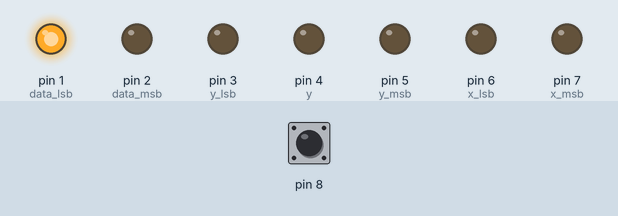
The sketch below on a simulated Arduino Uno, built with avr-gcc and run on an emulated ATmega328P. On the bench: output pins drawn as LEDs (lit = HIGH). The test bench sets the inputs (shaded band); at power-on: pin 8 HIGH. At 22.0 s the program stops and its outputs stay as they are.

Above: at 0.1 s.
At 2.1 s:
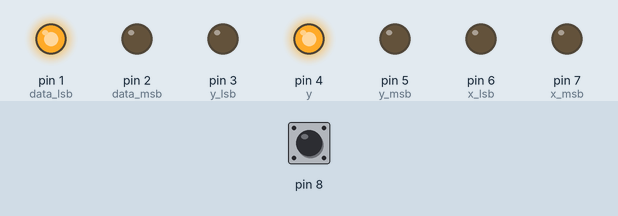
At 5.1 s:
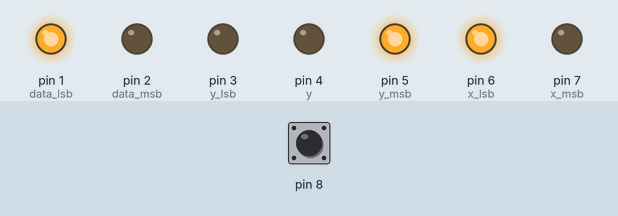
At 10.1 s:
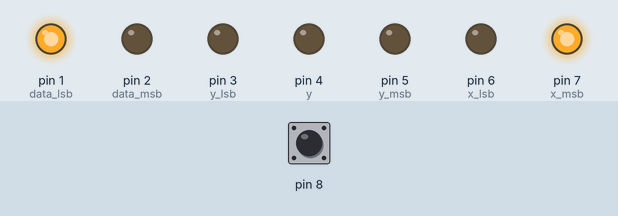
At 15.1 s:
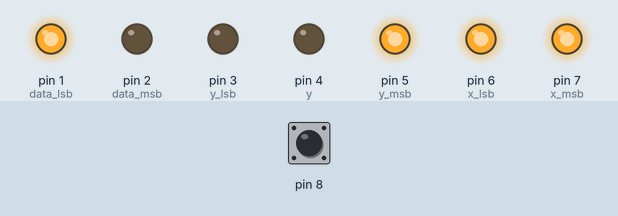
At 21.1 s:
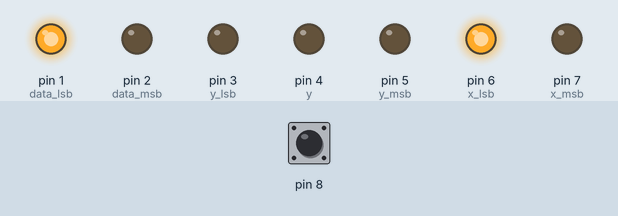
Timing chart, 0 to 23.5 s (numbered marks = the images above):
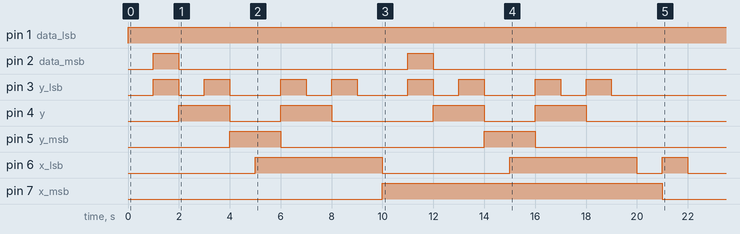

Measured:
- by itself, pin 1 (data_lsb): LOW → HIGH at 0.00 s
- by itself, pin 2 (data_msb): alternates HIGH for 1.0 s and LOW for 9.0 s
- by itself, pin 3 (y_lsb): repeats every 5.0 s: LOW 1.0 s, HIGH 1.0 s, LOW 2.0 s, HIGH 1.0 s
- by itself, pin 4 (y): LOW → HIGH at 2.0 s, → LOW 2.0 s later, → HIGH 2.0 s later, → LOW 2.0 s later, … (8 changes in this stretch)
- by itself, pin 5 (y_msb): alternates HIGH for 2.0 s and LOW for 8.0 s
- by itself, pin 6 (x_lsb): goes HIGH 5.0 s, LOW 5.0 s, HIGH 5.0 s, LOW 1.0 s, HIGH 1.0 s, then LOW
- by itself, pin 7 (x_msb): LOW → HIGH at 10.0 s, → LOW 11.0 s later

The sketch:

simulation_robotmove.ino
```cpp
void setup() {
  // put your setup code here, to run once:
  pinMode(1, OUTPUT); // data lsb
  pinMode(2, OUTPUT); // data msb
  pinMode(3, OUTPUT); // y lsb
  pinMode(4, OUTPUT); // y
  pinMode(5, OUTPUT); // y msb
  pinMode(6, OUTPUT); // x lsb
  pinMode(7, OUTPUT); // x msb
  pinMode(8, INPUT);
}

void loop() {

  while(!digitalRead(8));

  digitalWrite(7, LOW);//x msb
  digitalWrite(6, LOW);//x lsb
  digitalWrite(5, LOW);//y msb
  digitalWrite(4, LOW);//y
  digitalWrite(3, LOW);//y lsb
  digitalWrite(2, LOW);//d
  digitalWrite(1, HIGH);//d   -> visited
  // 0,0
  delay(1000);

  digitalWrite(7, LOW);//x msb
  digitalWrite(6, LOW);//x lsb
  digitalWrite(5, LOW);//y msb
  digitalWrite(4, LOW);//y
  digitalWrite(3, HIGH);//y lsb
  digitalWrite(2, HIGH);//d
  digitalWrite(1, HIGH);//d   -> treasure
  //0,1
  delay(1000);

  digitalWrite(7, LOW);//x msb
  digitalWrite(6, LOW);//x lsb
  digitalWrite(5, LOW);//y msb
  digitalWrite(4, HIGH);//y
  digitalWrite(3, LOW);//y lsb
  digitalWrite(2, LOW);//d
  digitalWrite(1, HIGH);//d   -> visited
  //0,2
  delay(1000);

  digitalWrite(7, LOW);//x msb
  digitalWrite(6, LOW);//x lsb
  digitalWrite(5, LOW);//y msb
  digitalWrite(4, HIGH);//y
  digitalWrite(3, HIGH);//y lsb
  digitalWrite(2, LOW);//d
  digitalWrite(1, HIGH);//d   -> visited
  //0,3
  delay(1000);

  digitalWrite(7, LOW);//x msb
  digitalWrite(6, LOW);//x lsb
  digitalWrite(5, HIGH);//y msb
  digitalWrite(4, LOW);//y
  digitalWrite(3, LOW);//y lsb
  digitalWrite(2, LOW);//d
  digitalWrite(1, HIGH);//d   -> visited
//0,4
  delay(1000);

  digitalWrite(7, LOW);//x msb
  digitalWrite(6, HIGH);//x lsb
  digitalWrite(5, HIGH);//y msb
  digitalWrite(4, LOW);//y
  digitalWrite(3, LOW);//y lsb
  digitalWrite(2, LOW);//d
  digitalWrite(1, HIGH);//d   -> visited
  //1,4
  delay(1000);

  digitalWrite(7, LOW);//x msb
  digitalWrite(6, HIGH);//x lsb
  digitalWrite(5, LOW);//y msb
  digitalWrite(4, HIGH);//y
  digitalWrite(3, HIGH);//y lsb
  digitalWrite(2, LOW);//d
  digitalWrite(1, HIGH);//d   -> visited
  //1,3
  delay(1000);

  digitalWrite(7, LOW);//x msb
  digitalWrite(6, HIGH);//x lsb
  digitalWrite(5, LOW);//y msb
  digitalWrite(4, HIGH);//y
  digitalWrite(3, LOW);//y lsb
  digitalWrite(2, LOW);//d
  digitalWrite(1, HIGH);//d   -> visited
//1,2
  delay(1000);

  digitalWrite(7, LOW);//x msb
  digitalWrite(6, HIGH);//x lsb
  digitalWrite(5, LOW);//y msb
  digitalWrite(4, LOW);//y
  digitalWrite(3, HIGH);//y lsb
  digitalWrite(2, LOW);//d
  digitalWrite(1, HIGH);//d   -> visited
//1,1
  delay(1000);

  digitalWrite(7, LOW);//x msb
  digitalWrite(6, HIGH);//x lsb
  digitalWrite(5, LOW);//y msb
  digitalWrite(4, LOW);//y
  digitalWrite(3, LOW);//y lsb
  digitalWrite(2, LOW);//d
  digitalWrite(1, HIGH);//d   -> visited
//1,0
  delay(1000);

  digitalWrite(7, HIGH);//x msb
  digitalWrite(6, LOW);//x lsb
  digitalWrite(5, LOW);//y msb
  digitalWrite(4, LOW);//y
  digitalWrite(3, LOW);//y lsb
  digitalWrite(2, LOW);//d
  digitalWrite(1, HIGH);//d   -> visited
  // 2,0
  delay(1000);

  digitalWrite(7, HIGH);//x msb
  digitalWrite(6, LOW);//x lsb
  digitalWrite(5, LOW);//y msb
  digitalWrite(4, LOW);//y
  digitalWrite(3, HIGH);//y lsb
  digitalWrite(2, HIGH);//d
  digitalWrite(1, HIGH);//d   -> treasure
  //2,1
  delay(1000);

  digitalWrite(7, HIGH);//x msb
  digitalWrite(6, LOW);//x lsb
  digitalWrite(5, LOW);//y msb
  digitalWrite(4, HIGH);//y
  digitalWrite(3, LOW);//y lsb
  digitalWrite(2, LOW);//d
  digitalWrite(1, HIGH);//d   -> visited
  //2,2
  delay(1000);

  digitalWrite(7, HIGH);//x msb
  digitalWrite(6, LOW);//x lsb
  digitalWrite(5, LOW);//y msb
  digitalWrite(4, HIGH);//y
  digitalWrite(3, HIGH);//y lsb
  digitalWrite(2, LOW);//d
  digitalWrite(1, HIGH);//d   -> visited
  //2,3
  delay(1000);

  digitalWrite(7, HIGH);//x msb
  digitalWrite(6, LOW);//x lsb
  digitalWrite(5, HIGH);//y msb
  digitalWrite(4, LOW);//y
  digitalWrite(3, LOW);//y lsb
  digitalWrite(2, LOW);//d
  digitalWrite(1, HIGH);//d   -> visited
//2,4
  delay(1000);

  digitalWrite(7, HIGH);//x msb
  digitalWrite(6, HIGH);//x lsb
  digitalWrite(5, HIGH);//y msb
  digitalWrite(4, LOW);//y
  digitalWrite(3, LOW);//y lsb
  digitalWrite(2, LOW);//d
  digitalWrite(1, HIGH);//d   -> visited
  //3,4
  delay(1000);

  digitalWrite(7, HIGH);//x msb
  digitalWrite(6, HIGH);//x lsb
  digitalWrite(5, LOW);//y msb
  digitalWrite(4, HIGH);//y
  digitalWrite(3, HIGH);//y lsb
  digitalWrite(2, LOW);//d
  digitalWrite(1, HIGH);//d   -> visited
  //3,3
  delay(1000);

  digitalWrite(7, HIGH);//x msb
  digitalWrite(6, HIGH);//x lsb
  digitalWrite(5, LOW);//y msb
  digitalWrite(4, HIGH);//y
  digitalWrite(3, LOW);//y lsb
  digitalWrite(2, LOW);//d
  digitalWrite(1, HIGH);//d   -> visited
//3,2
  delay(1000);

  digitalWrite(7, HIGH);//x msb
  digitalWrite(6, HIGH);//x lsb
  digitalWrite(5, LOW);//y msb
  digitalWrite(4, LOW);//y
  digitalWrite(3, HIGH);//y lsb
  digitalWrite(2, LOW);//d
  digitalWrite(1, HIGH);//d   -> visited
//3,1
  delay(1000);

  digitalWrite(7, HIGH);//x msb
  digitalWrite(6, HIGH);//x lsb
  digitalWrite(5, LOW);//y msb
  digitalWrite(4, LOW);//y
  digitalWrite(3, LOW);//y lsb
  digitalWrite(2, LOW);//d
  digitalWrite(1, HIGH);//d   -> visited
//3,0

  delay(1000);

  digitalWrite(7, HIGH);//x msb
  digitalWrite(6, LOW);//x lsb
  digitalWrite(5, LOW);//y msb
  digitalWrite(4, LOW);//y
  digitalWrite(3, LOW);//y lsb
  digitalWrite(2, LOW);//d
  digitalWrite(1, HIGH);//d   -> visited
//2,0

  delay(1000);

  digitalWrite(7, LOW);//x msb
  digitalWrite(6, HIGH);//x lsb
  digitalWrite(5, LOW);//y msb
  digitalWrite(4, LOW);//y
  digitalWrite(3, LOW);//y lsb
  digitalWrite(2, LOW);//d
  digitalWrite(1, HIGH);//d   -> visited
//1,0

  delay(1000);

  digitalWrite(7, LOW);//x msb
  digitalWrite(6, LOW);//x lsb
  digitalWrite(5, LOW);//y msb
  digitalWrite(4, LOW);//y
  digitalWrite(3, LOW);//y lsb
  digitalWrite(2, LOW);//d
  digitalWrite(1, HIGH);//d   -> visited
//0,0

  while(1);
}
```
